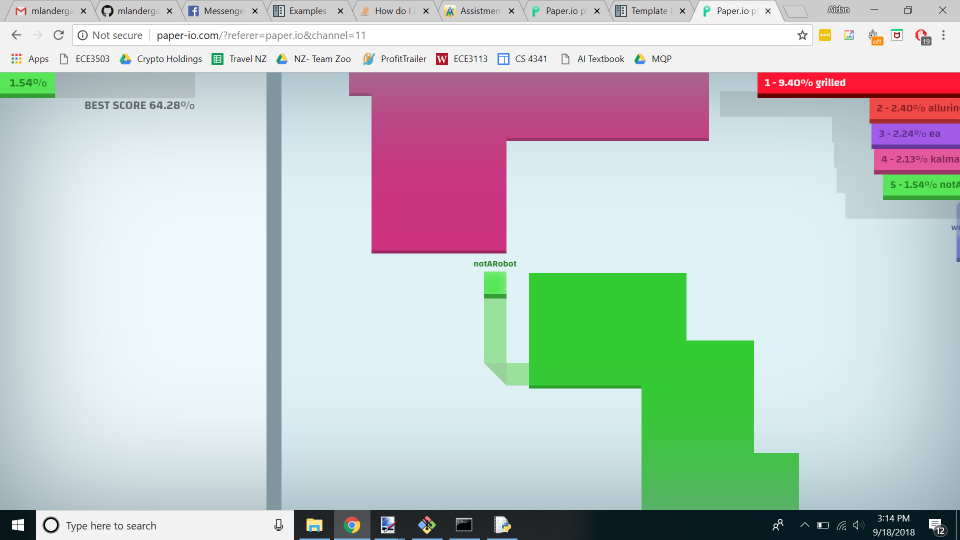
#> input picture example_screen.png, 1920 x 1080 px, found by its file name (shown at 1/2 size)
$ python screen_mask.py
#> lines starting #> are read from the running program, lines starting #| are printed output that depends on the picture; after the words box and inside, x2 and y2 are one past the last pixel; in counts of white or black regions, pixels touching at a corner belong together
import os
import cv2
import numpy as np
import color_thresholds as th

image_name = 'example_screen.png'

wall_color = (0, 0, 255)

color_background_lower = np.array([90, 10, 175], dtype = "uint16")
color_background_upper = np.array([100, 40, 255], dtype = "uint16")

color_wall_lower = np.array([97, 47, 158], dtype = "uint16")
color_wall_upper = np.array([98, 48, 158], dtype = "uint16")

def run():
    img = cv2.imread(os.getcwd() + '\\' + 'example_screen.png')
#> img is the input picture: shape (1080, 1920, 3); mean B, G, R 199.4, 202.1, 191.6
    #img = scale_image(img, 50)
    hsv = cv2.cvtColor(img, cv2.COLOR_BGR2HSV)
#> hsv: shape (1080, 1920, 3); mean H, S, V 84.8, 52.7, 218
    background_mask = 255-cv2.inRange(hsv, th.lower[th.BACKGROUND], th.upper[th.BACKGROUND])
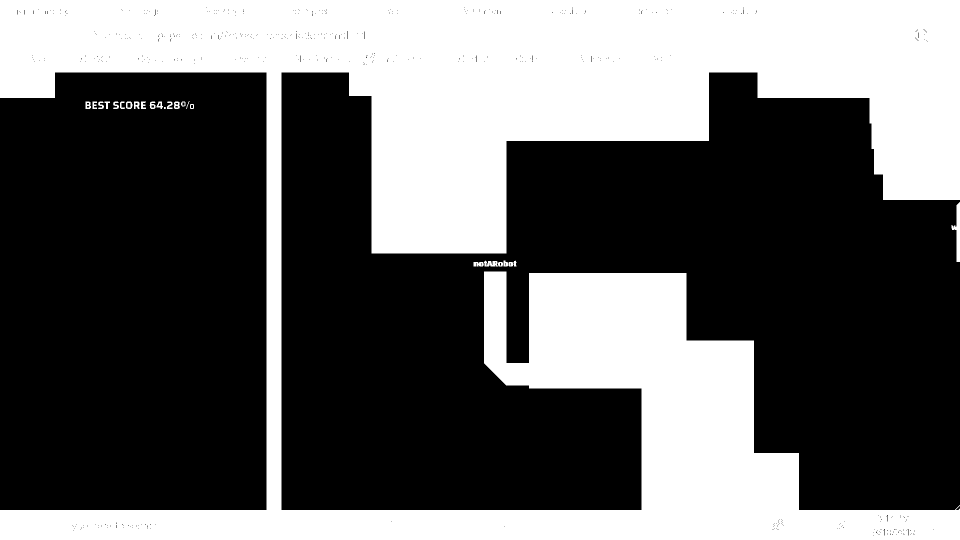
#> background_mask: shape (1080, 1920) (shown at 1/2 size); 38.6% white; 25 white regions (1 under 20 px), largest, box (x1, y1, x2, y2) and area: (0, 0, 1920, 1080) 797404, (1902, 404, 1920, 524) 895, (968, 521, 996, 533) 241
    wall_mask = 255 - cv2.inRange(hsv, th.lower[th.WALL], th.upper[th.WALL])
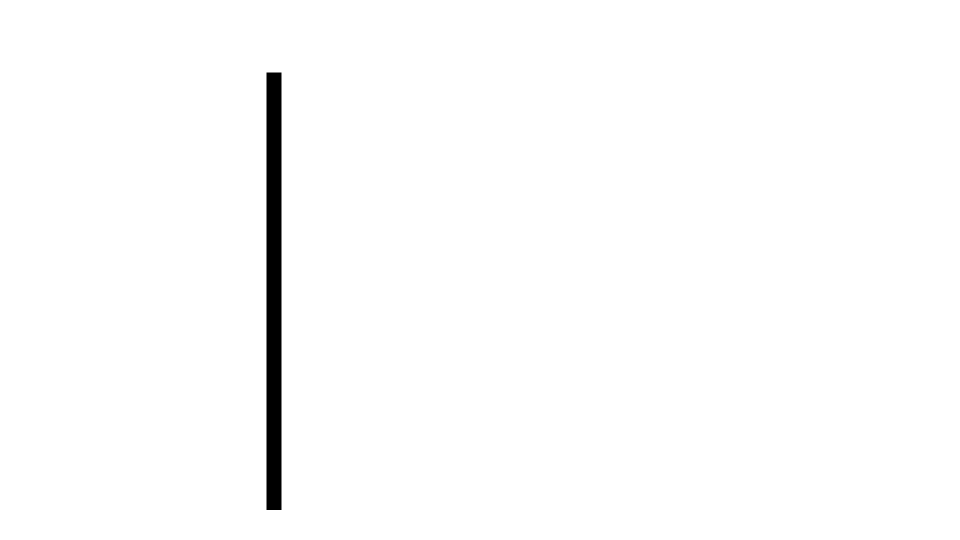
#> wall_mask: shape (1080, 1920) (shown at 1/2 size); 98.7% white; 1 black region, box (x1, y1, x2, y2) and area: (533, 145, 563, 1020) 26250
    result = cv2.bitwise_and(img, img, mask=wall_mask)
    indices = np.where(wall_mask==0)
#> indices = 26250 positions, rows 145 to 1019, columns 533 to 562
    result[indices[0], indices[1], :] = wall_color
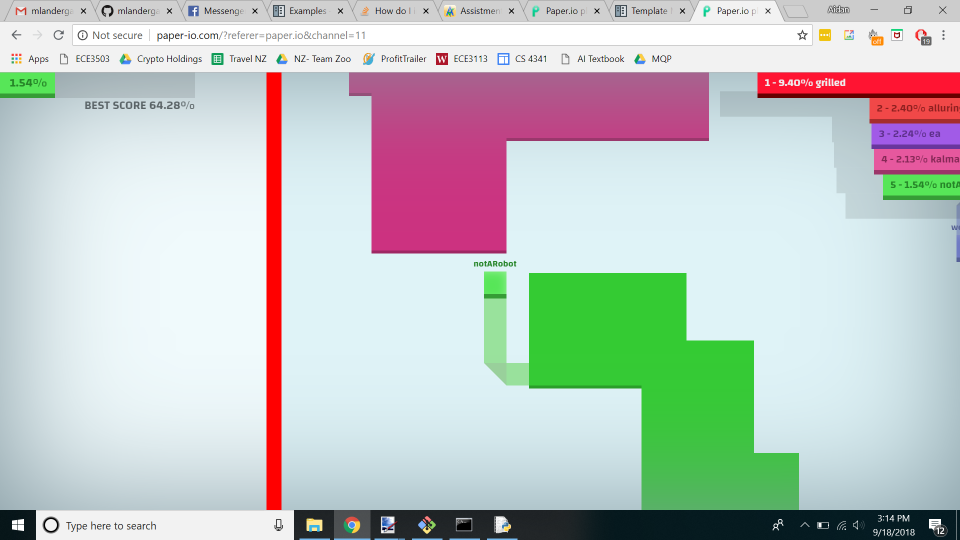
#> result: shape (1080, 1920, 3) (shown at 1/2 size); mean B, G, R 197.4, 200.2, 193.2
    result = cv2.bitwise_and(result, result, mask=background_mask)
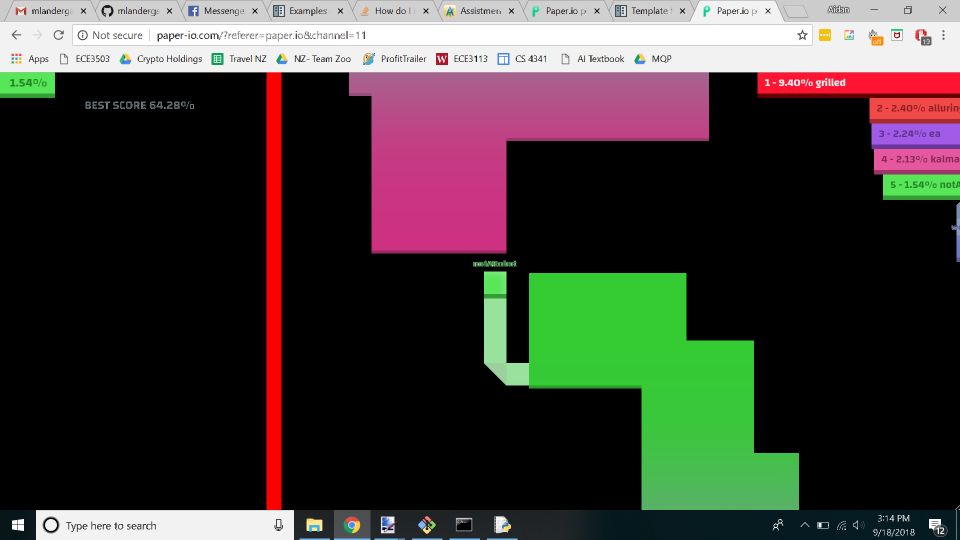
#> result: shape (1080, 1920, 3) (shown at 1/2 size); mean B, G, R 53.8, 59.1, 62.7

    cv2.imshow('Example', result)


def scale_image(image, scale_percent):
    width = int(image.shape[1] * scale_percent / 100)
    height = int(image.shape[0] * scale_percent / 100)
    dim = (width, height)
    image_resized = cv2.resize(image, dim, interpolation = cv2.INTER_AREA)
    return image_resized


if __name__=="__main__":
    run()
